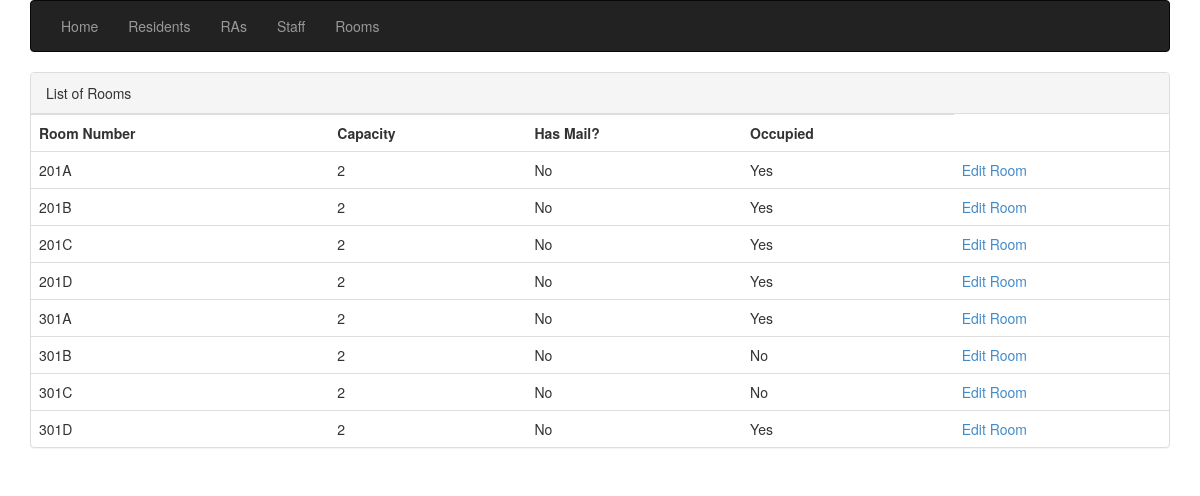
Before: /rooms.php with the older database file.
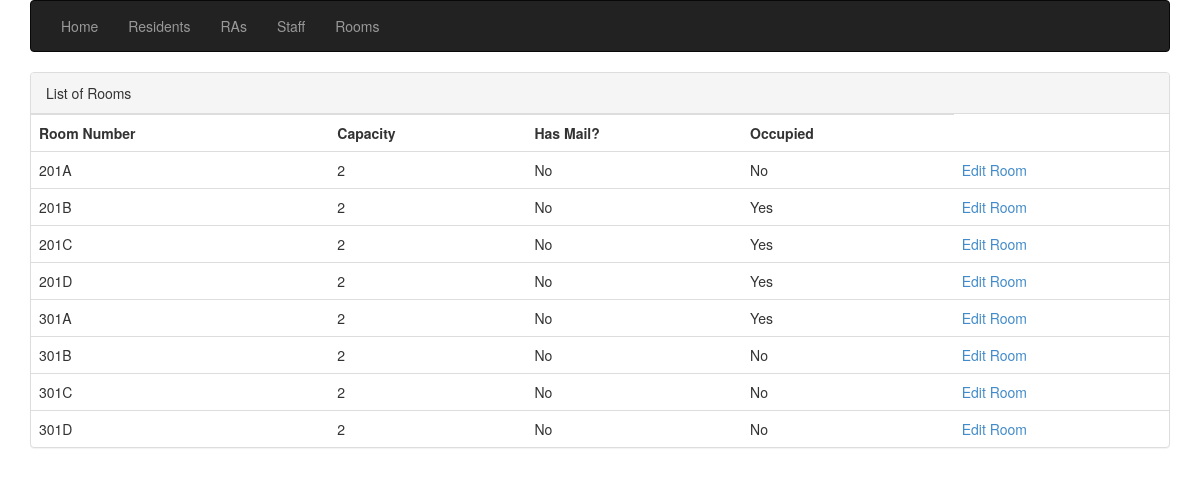
After: the same page with the newer database file.
### tables this page shows
CREATE TABLE if not exists building_room (
    room_number VARCHAR(6),
    capacity INT,
    hasMail BOOLEAN,
    occupied BOOLEAN,
    floor_number int,
	FOREIGN KEY (floor_number)
        REFERENCES building_floor (floor_number),
    PRIMARY KEY (room_number)
);

### rooms.php (the view, shortened to what this page needs)
<body>
<?php
	require('connect_db.php');
    $query = 'select * from building_room';
	if(!($result = mysqli_query($dbc, $query)))
	{
	    print ("Could not execute query! <br/>");
	    die(mysql_error());
	}
	print '<div class="panel panel-default">';
    	print '<div class="panel-heading">List of Rooms</div>';
			print "<table class='table'>";
            if(mysqli_num_rows($result)==0){
                echo "<tr><td> No Results were found </td></td>";
            }else{
                 print "<tr><th>Room Number</th><th>Capacity</th><th>Has Mail?</th><th>Occupied</th>";
                while($row = mysqli_fetch_array($result)){
                    if(($row['hasMail']==1) && ($row['occupied']==1)){
                        echo "<tr><td>" . $row['room_number'] . "</td><td> " . $row['capacity'] . "</td><td> Yes </td><td> Yes </td><td><a href=editRoom.php?sid=" . $row['room_number'].">Edit Room</a></td></tr> ";
                    }else if(($row['hasMail']==0) && ($row['occupied']==1)){
                        echo "<tr><td>" . $row['room_number'] . "</td><td> " . $row['capacity'] . "</td><td> No </td><td> Yes </td><td><a href=editRoom.php?sid=" . $row['room_number'].">Edit Room</a></td></tr> ";
                    }else if(($row['hasMail']==0) && ($row['occupied']==0)){
                        echo "<tr><td>" . $row['room_number'] . "</td><td> " . $row['capacity'] . "</td><td> No </td><td> No </td><td><a href=editRoom.php?sid=" . $row['room_number'].">Edit Room</a></td></tr> ";
                    }
                }
            }
			print"</table>";
		print "</div>";
	print "</div>";
    exit;
?>

Changed rows visible on the page:
changed building_room "201A": occupied 1 → 0 (drawn)
changed building_room "301D": occupied 1 → 0 (drawn)
